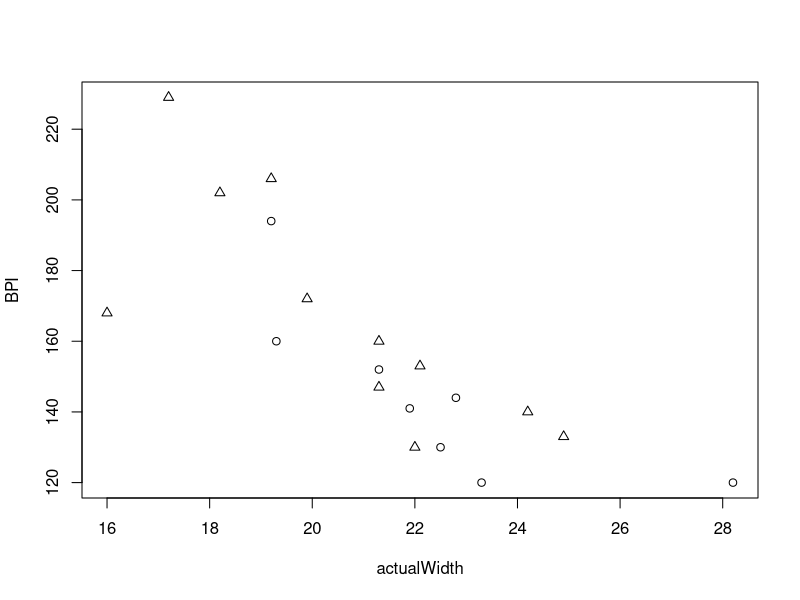

This chart was generated by the following R code:
#Question 1

c <- c(88,84,83,95,92,98,111)
c

mean(c)

c - mean(c)

(c - mean(c))^2

sum((c - mean(c))^2)

1/(length(c) - 1) * (sum((c - mean(c))^2))

(1/(length(c) - 1) * (sum((c - mean(c))^2)))^0.5

sd(c)

(abs(147 - mean(c)))/sd(c)

#Quetion 3


anorexic <- read.table(file("anorexics.dat"))

BPI <- anorexic[,1]
actualWidth <- anorexic[,2]
group <- anorexic[,3]

BPI
actualWidth
group

groupFac <- as.factor(group)

plot(actualWidth, BPI, pch=group)

aggregate(actualWidth~group, anorexic, mean)
